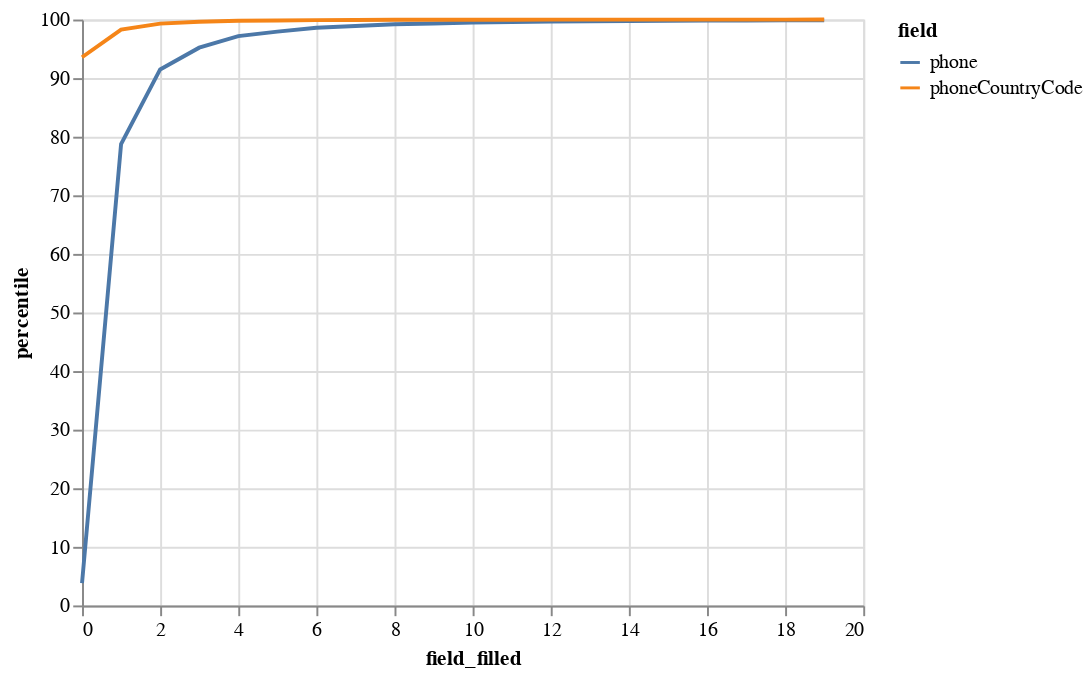

The notebook cell saved with this chart:
### Code cell
alt.Chart(d.loc[d["field_filled"] < 20, :]).mark_line().encode(
    x="field_filled:Q", y="percentile:Q", color="field:N"
)

### Figure 1 — Vega-Lite specification as saved in the notebook (floating-point values rounded to 4 significant figures)
{"config": {"view": {"continuousWidth": 400, "continuousHeight": 300}}, "data": {"name": "data-6f78735df413db5744f38e5c19acbdda"}, "mark": "line", "encoding": {"color": {"type": "nominal", "field": "field"}, "x": {"type": "quantitative", "field": "field_filled"}, "y": {"type": "quantitative", "field": "percentile"}}, "$schema": "https://vega.github.io/schema/vega-lite/v4.0.2.json", "datasets": {"data-6f78735df413db5744f38e5c19acbdda": [{"field_filled": 0.0, "field": "phone", "domain_userid": 19222, "perc": 3.809, "percentile": 3.809}, {"field_filled": 0.0, "field": "phoneCountryCode", "domain_userid": 472153, "perc": 93.56, "percentile": 93.56}, {"field_filled": 1.0, "field": "phone", "domain_userid": 378117, "perc": 74.93, "percentile": 78.74}, {"field_filled": 1.0, "field": "phoneCountryCode", "domain_userid": 23791, "perc": 4.714, "percentile": 98.28}, {"field_filled": 2.0, "field": "phone", "domain_userid": 64295, "perc": 12.74, "percentile": 91.48}, {"field_filled": 2.0, "field": "phoneCountryCode", "domain_userid": 5205, "perc": 1.031, "percentile": 99.31}, {"field_filled": 3.0, "field": "phone", "domain_userid": 18766, "perc": 3.719, "percentile": 95.2}, {"field_filled": 3.0, "field": "phoneCountryCode", "domain_userid": 1531, "perc": 0.3034, "percentile": 99.61}, {"field_filled": 4.0, "field": "phone", "domain_userid": 9919, "perc": 1.966, "percentile": 97.16}, {"field_filled": 4.0, "field": "phoneCountryCode", "domain_userid": 897, "perc": 0.1777, "percentile": 99.79}, {"field_filled": 5.0, "field": "phone", "domain_userid": 3961, "perc": 0.7849, "percentile": 97.95}, {"field_filled": 5.0, "field": "phoneCountryCode", "domain_userid": 299, "perc": 0.05925, "percentile": 99.85}, {"field_filled": 6.0, "field": "phone", "domain_userid": 3340, "perc": 0.6619, "percentile": 98.61}, {"field_filled": 6.0, "field": "phoneCountryCode", "domain_userid": 281, "perc": 0.05568, "percentile": 99.9}, {"field_filled": 7.0, "field": "phone", "domain_userid": 1437, "perc": 0.2848, "percentile": 98.89}, {"field_filled": 7.0, "field": "phoneCountryCode", "domain_userid": 125, "perc": 0.02477, "percentile": 99.93}, {"field_filled": 8.0, "field": "phone", "domain_userid": 1465, "perc": 0.2903, "percentile": 99.18}, {"field_filled": 8.0, "field": "phoneCountryCode", "domain_userid": 112, "perc": 0.02219, "percentile": 99.95}, {"field_filled": 9.0, "field": "phone", "domain_userid": 754, "perc": 0.1494, "percentile": 99.33}, {"field_filled": 9.0, "field": "phoneCountryCode", "domain_userid": 52, "perc": 0.0103, "percentile": 99.96}, {"field_filled": 10.0, "field": "phone", "domain_userid": 835, "perc": 0.1655, "percentile": 99.5}, {"field_filled": 10.0, "field": "phoneCountryCode", "domain_userid": 50, "perc": 0.009908, "percentile": 99.97}, {"field_filled": 11.0, "field": "phone", "domain_userid": 359, "perc": 0.07114, "percentile": 99.57}, {"field_filled": 11.0, "field": "phoneCountryCode", "domain_userid": 22, "perc": 0.004359, "percentile": 99.97}, {"field_filled": 12.0, "field": "phone", "domain_userid": 478, "perc": 0.09472, "percentile": 99.66}, {"field_filled": 12.0, "field": "phoneCountryCode", "domain_userid": 25, "perc": 0.004954, "percentile": 99.98}, {"field_filled": 13.0, "field": "phone", "domain_userid": 226, "perc": 0.04478, "percentile": 99.71}, {"field_filled": 13.0, "field": "phoneCountryCode", "domain_userid": 14, "perc": 0.002774, "percentile": 99.98}, {"field_filled": 14.0, "field": "phone", "domain_userid": 262, "perc": 0.05192, "percentile": 99.76}, {"field_filled": 14.0, "field": "phoneCountryCode", "domain_userid": 13, "perc": 0.002576, "percentile": 99.98}, {"field_filled": 15.0, "field": "phone", "domain_userid": 132, "perc": 0.02616, "percentile": 99.79}, {"field_filled": 15.0, "field": "phoneCountryCode", "domain_userid": 9, "perc": 0.001783, "percentile": 99.99}, {"field_filled": 16.0, "field": "phone", "domain_userid": 193, "perc": 0.03824, "percentile": 99.82}, {"field_filled": 16.0, "field": "phoneCountryCode", "domain_userid": 11, "perc": 0.00218, "percentile": 99.99}, {"field_filled": 17.0, "field": "phone", "domain_userid": 82, "perc": 0.01625, "percentile": 99.84}, {"field_filled": 17.0, "field": "phoneCountryCode", "domain_userid": 6, "perc": 0.001189, "percentile": 99.99}, {"field_filled": 18.0, "field": "phone", "domain_userid": 141, "perc": 0.02794, "percentile": 99.87}, {"field_filled": 18.0, "field": "phoneCountryCode", "domain_userid": 6, "perc": 0.001189, "percentile": 99.99}, {"field_filled": 19.0, "field": "phone", "domain_userid": 61, "perc": 0.01209, "percentile": 99.88}, {"field_filled": 19.0, "field": "phoneCountryCode", "domain_userid": 3, "perc": 0.0005945, "percentile": 99.99}]}}
